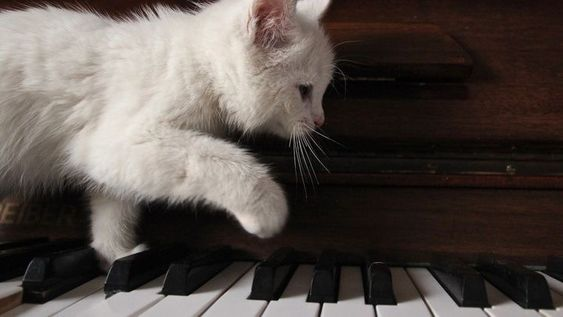
#> input picture lap/image.jpg, 563 x 317 px
$ jupyter execute 20115621_BuiDinhHanhDu_lap2.ipynb
#> lines starting #> are read from the running program, lines starting #| are printed output that depends on the picture; after the words box and inside, x2 and y2 are one past the last pixel; in counts of white or black regions, pixels touching at a corner belong together
[cell 1]
import cv2
import numpy as np
from matplotlib import pyplot as plt

# Load the image
img = cv2.imread('image.jpg', cv2.IMREAD_GRAYSCALE)
#> img: shape (317, 563); min 0, max 237, mean 80.2

# Get the dimensions of the image
height, width = img.shape
#> height = 317; width = 563

# Calculate the length of the left and right borders
border_width = int(width * 0.1)
#> border_width = 56

# Calculate the length of the upper and lower borders
border_height = int((width + 2 * border_width - height) / 2)
#> border_height = 179

# Create a black border around the image
border = cv2.copyMakeBorder(img, border_height, border_height, border_width, border_width, cv2.BORDER_CONSTANT, None, (0, 0, 0))

#show image
plt.subplot(121),plt.imshow(img, cmap= 'gray'),plt.title('Original')
plt.xticks([]), plt.yticks([])
plt.subplot(122),plt.imshow(border, cmap= 'gray'), plt.title('Img_Border')
plt.xticks([]), plt.yticks([])
plt.show()
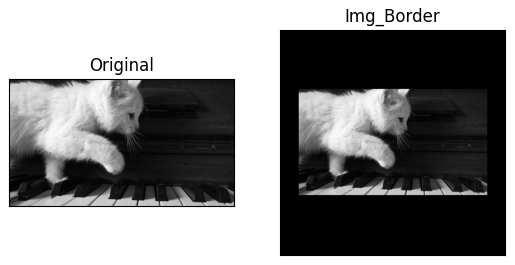
#> figure drawn by matplotlib, 2 panels

# Save the image
cv2.imwrite('image_border.jpg', border)
#> Out = True

[cell 2]
# Load the image in grayscale
img = cv2.imread('image.jpg', cv2.IMREAD_GRAYSCALE)

# Rotate the image by 90 degrees
rotated = cv2.rotate(img, cv2.ROTATE_90_CLOCKWISE)
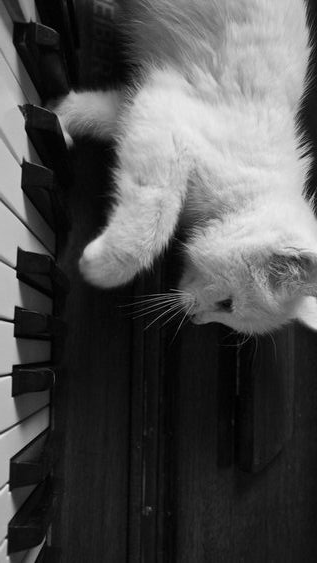
#> rotated: shape (563, 317); min 0, max 237, mean 80.2

# Show image
plt.subplot(121),plt.imshow(img, cmap= 'gray'),plt.title('Original')
plt.xticks([]), plt.yticks([])
plt.subplot(122),plt.imshow(rotated, cmap= 'gray'), plt.title('Rotated 90')
plt.xticks([]), plt.yticks([])
plt.show()
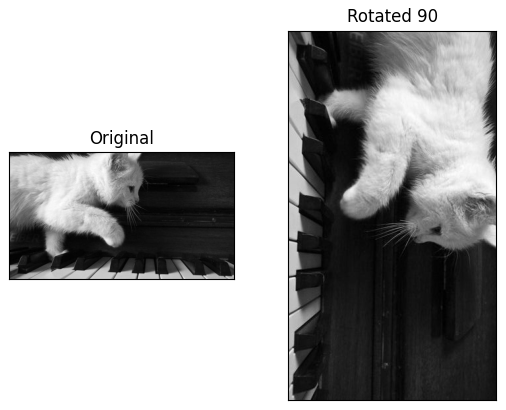
#> figure drawn by matplotlib, 2 panels

# Save the rotated image
cv2.imwrite('rotated_image.jpg', rotated)
#> Out = True

[cell 3]
def number_white_objects (image):
    # Load the image
#> called with image = 'image1.jpg'
    img = cv2.imread(image, cv2.IMREAD_GRAYSCALE)
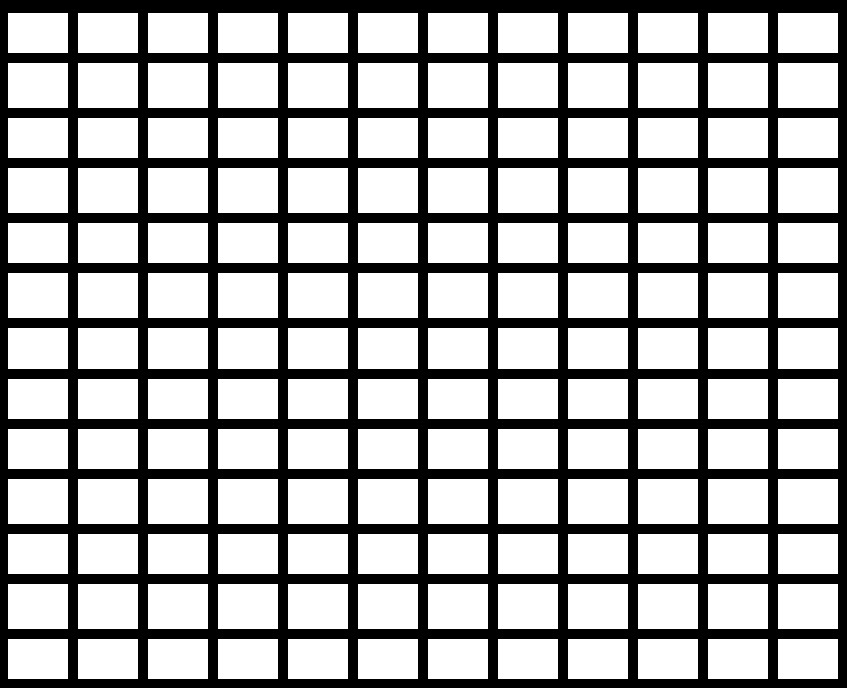
#> input picture lap/image1.jpg, 847 x 688 px
#> img is the input picture: shape (688, 847); min 0, max 255, mean 172.1

    # Threshold the image
    _, thresh = cv2.threshold(img, 127, 255, cv2.THRESH_BINARY)
#> thresh: shape (688, 847); 67.5% white; 1 black region, box (x1, y1, x2, y2) and area: (0, 0, 847, 688) 189616

    # Apply connected component labelling
    num_labels, labels = cv2.connectedComponents(thresh)
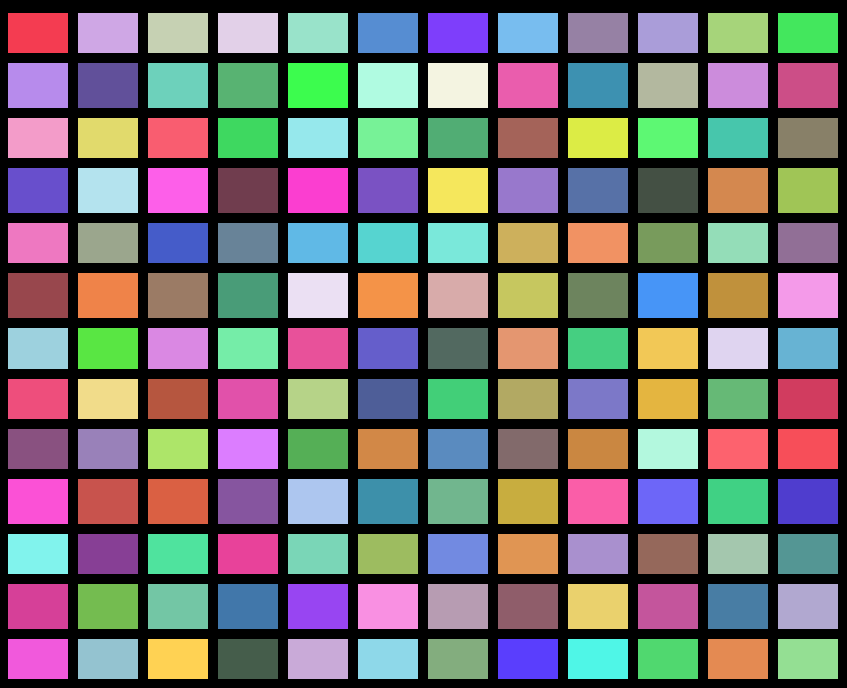
#> labels: shape (688, 847) int32; 157 distinct labels, from 0 to 156; one colour per label, 0 black
#> num_labels = 157

    # Count the total number of white objects
    num_white_objects = num_labels - 1
#> num_white_objects = 156

    return num_white_objects


print('Total number of white objects in photo a:', number_white_objects('image1.jpg'))
print('Total number of white objects in photo b:', number_white_objects('image2.jpg'))
#> call 2 of number_white_objects, with image = 'image2.jpg'
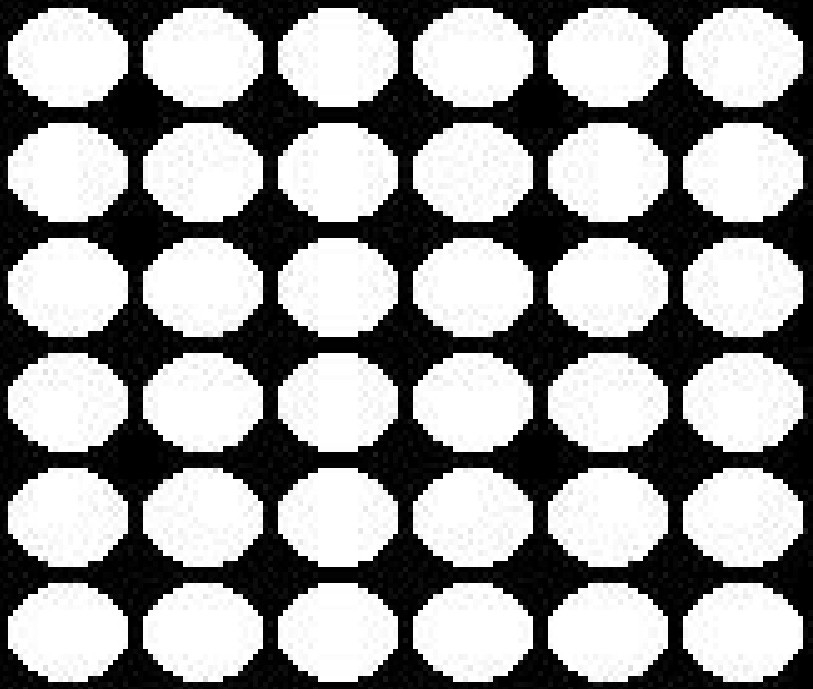
#> input picture lap/image2.jpg, 813 x 689 px
#> in number_white_objects, img is the input picture: shape (689, 813); min 0, max 255, mean 151.7
#> in number_white_objects (call 2), `_, thresh = cv2.threshold(img, 127, 255, cv2.THRESH_BINARY)`: thresh: shape (689, 813); 59.5% white; 1 black region, box (x1, y1, x2, y2) and area: (0, 0, 813, 689) 226617
#> in number_white_objects (call 2), `num_labels, labels = cv2.connectedComponents(thresh)`:
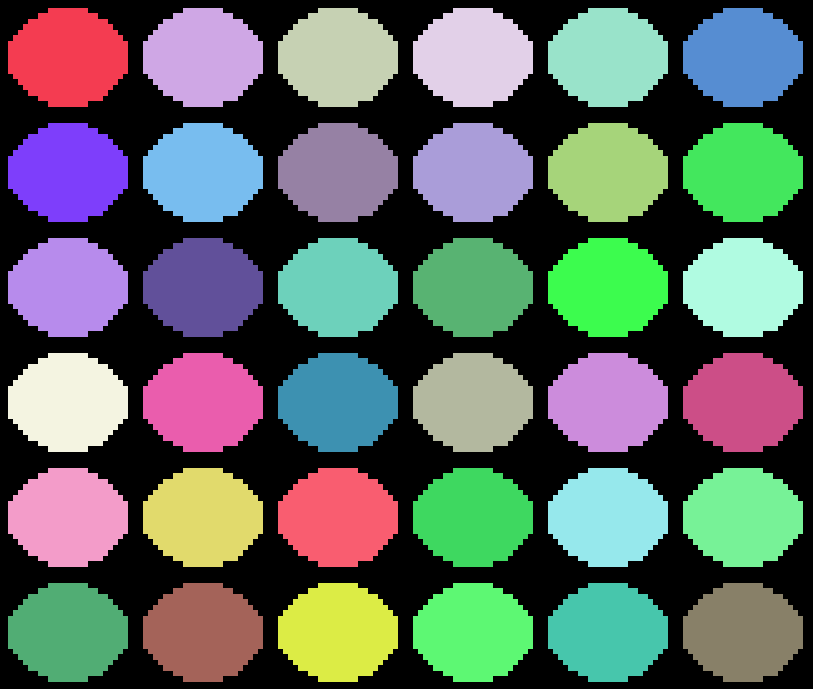
#> labels: shape (689, 813) int32; 37 distinct labels, from 0 to 36; one colour per label, 0 black
#> in number_white_objects (call 2), `num_labels, labels = cv2.connectedComponents(thresh)`: num_labels = 37
#> in number_white_objects (call 2), `num_white_objects = num_labels - 1`: num_white_objects = 36
print('Total number of white objects in photo c:', number_white_objects('image3.jpg'))
#> call 3 of number_white_objects, with image = 'image3.jpg'
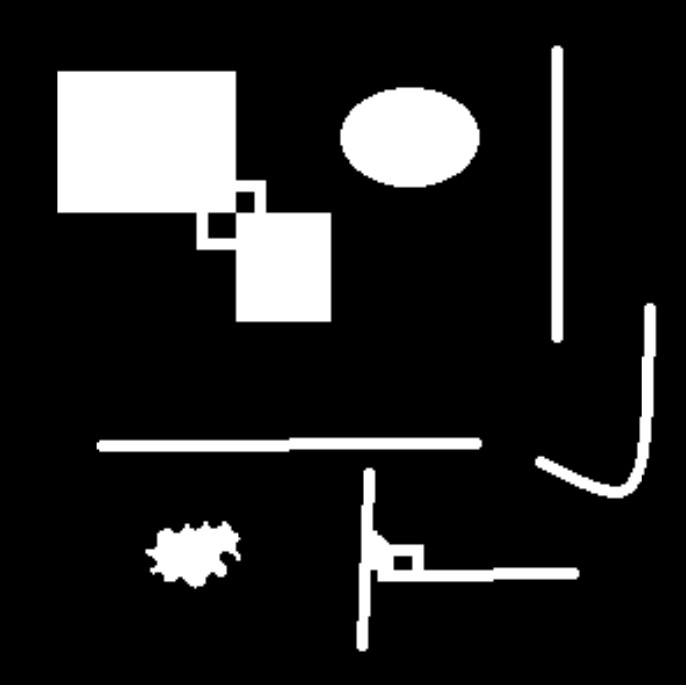
#> input picture lap/image3.jpg, 686 x 685 px
#> in number_white_objects, img is the input picture: shape (685, 686); min 0, max 255, mean 37.3
#> in number_white_objects (call 3), `_, thresh = cv2.threshold(img, 127, 255, cv2.THRESH_BINARY)`:
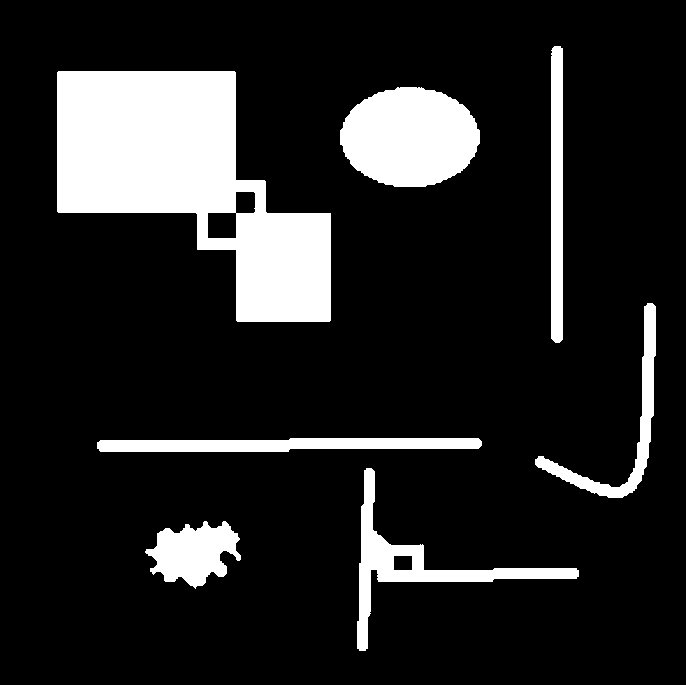
#> thresh: shape (685, 686); 14.7% white; 7 white regions, largest, box (x1, y1, x2, y2) and area: (57, 71, 331, 322) 37106, (340, 87, 480, 187) 10898, (357, 468, 579, 651) 5598
#> in number_white_objects (call 3), `num_labels, labels = cv2.connectedComponents(thresh)`:
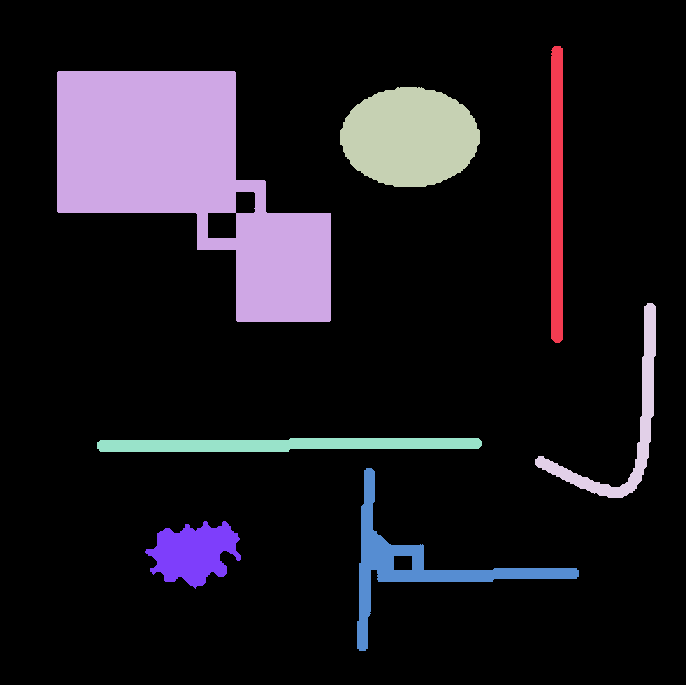
#> labels: shape (685, 686) int32; 8 distinct labels, from 0 to 7; one colour per label, 0 black
#> in number_white_objects (call 3), `num_labels, labels = cv2.connectedComponents(thresh)`: num_labels = 8
#> in number_white_objects (call 3), `num_white_objects = num_labels - 1`: num_white_objects = 7
